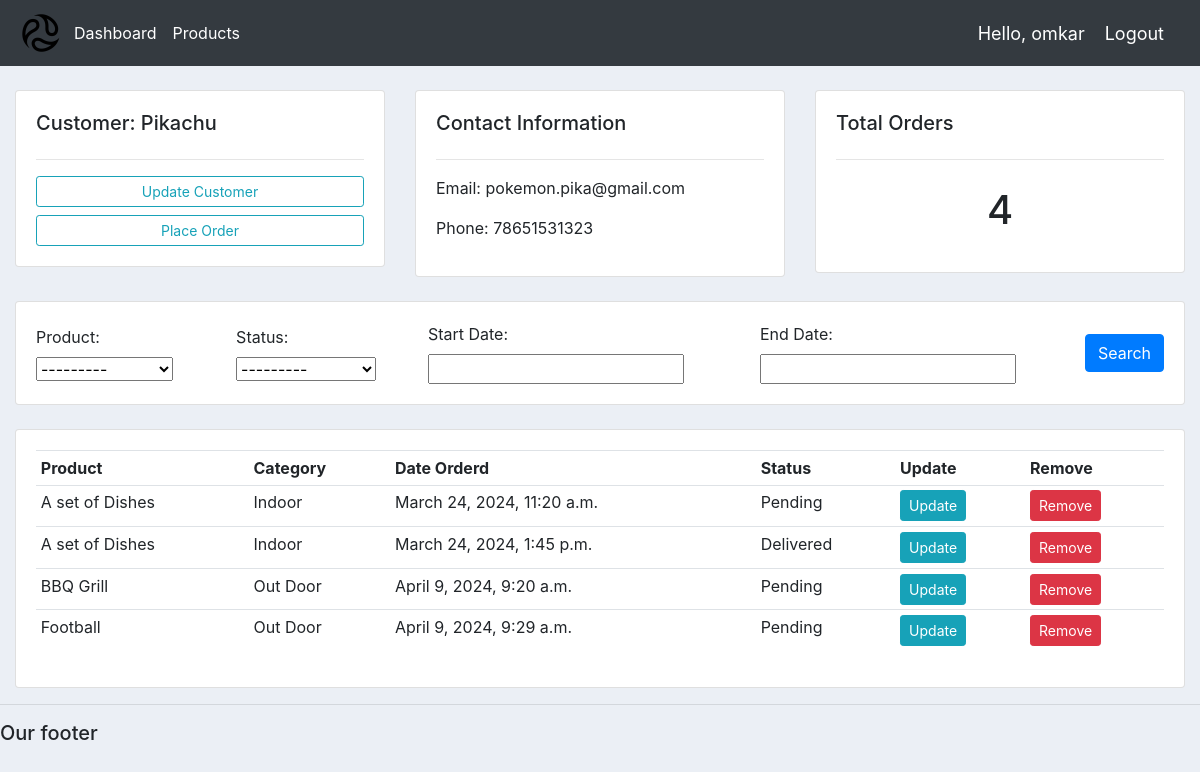
The app's page /customer/1/ (signed in) with its own data.
### accounts/models.py (models this page shows, shortened)
class Customer(models.Model):
	user=models.OneToOneField(User,null=True,blank=True,on_delete=models.CASCADE)
	name = models.CharField(max_length=200, null=True)
	phone = models.CharField(max_length=200, null=True)
	email = models.CharField(max_length=200, null=True)
	profile_pic = models.ImageField(default="default_pfp.png", null=True, blank=True)
	date_created = models.DateTimeField(auto_now_add=True, null=True)

class Order(models.Model):
	STATUS = (
			('Pending', 'Pending'),
			('Out for delivery', 'Out for delivery'),
			('Delivered', 'Delivered'),
			)
	customer=models.ForeignKey(Customer,null=True,on_delete=models.CASCADE)
	product=models.ForeignKey(Product,null=True,on_delete=models.SET_NULL)
	status = models.CharField(max_length=200, null=True, choices=STATUS)
	date_created = models.DateTimeField(auto_now_add=True, null=True)

class Product(models.Model):
	CATEGORY = (
			('Indoor', 'Indoor'),
			('Out Door', 'Out Door'),
			)
	name = models.CharField(max_length=200, null=True)
	price=models.FloatField(null=True)
	category=models.CharField(max_length=200, null=True,choices=CATEGORY)
	description=models.CharField(max_length=2000, null=True,blank=True)
	date_created = models.DateTimeField(auto_now_add=True, null=True)
	tag=models.ManyToManyField(Tag,blank=True)
	def __str__(self):
	    return self.name

### accounts/decoraters.py (the view)
        def wrapper(request,*args,**kwargs):
                group = None
                if request.user.groups.exists():
                    group = request.user.groups.all()[0].name
                if group in allowed_roles:
                    return view_func(request, *args, **kwargs)
                else:
                    return HttpResponse('You are not authorized to view this page')

### accounts/decoraters.py (called while the page is built)
def allowed_user(allowed_roles=[]):
    def decorater(view_func):
        def wrapper(request,*args,**kwargs):
                group = None
                if request.user.groups.exists():
                    group = request.user.groups.all()[0].name
                if group in allowed_roles:
                    return view_func(request, *args, **kwargs)
                else:
                    return HttpResponse('You are not authorized to view this page')
        return wrapper
    return decorater

### accounts/views.py (called while the page is built)
@login_required(login_url='login')
@allowed_user(['admin'])
def customer(request,key):
    customer=Customer.objects.get(id=key)
    order=customer.order_set.all()
    order_cnt=order.count()
    myFilter=OrderFilter(request.GET, queryset=order)
    order=myFilter.qs
    context={'customer':customer,'Orders':order,'order_cnt':order_cnt, 'myFilter':myFilter}
    return render(request,'accounts/customer.html',context)

### accounts/templates/accounts/customer.html
{%extends 'accounts/main.html'    %}
{% block content %}
<br>
<div class="row">
	<div class="col-md">
		<div class="card card-body">
			<h5>Customer: {{customer.name}}</h5>
			<hr>
			<a class="btn btn-outline-info  btn-sm btn-block" href="{%url 'update_customer' customer.id %}">Update Customer</a>
			<a class="btn btn-outline-info btn-sm btn-block" href="{%url 'create_order' customer.id %}">Place Order</a>
		</div>
	</div>
	<div class="col-md">
		<div class="card card-body">
			<h5>Contact Information</h5>
			<hr>
			<p>Email: {{customer.email}}</p>
			<p>Phone: {{customer.phone}} </p>
		</div>
	</div>
	<div class="col-md">
		<div class="card card-body">
			<h5>Total Orders</h5>
			<hr>
			<h1 style="text-align: center;padding: 10px">{{order_cnt}}</h1>
		</div>
	</div>
</div>
<br>
<div class="row">
	<div class="col">
		<div class="card card-body" style="display: flex; align-items: left;">
            <form method="get" style="display: flex; align-items: center;">
                {{ myFilter.form }}
		    <button class="btn btn-primary" type="submit">Search</button>
		  </form>
		</div>
	</div>
</div>
<br>
<div class="row">
	<div class="col-md">
		<div class="card card-body">
			<table class="table table-sm">
				<tr>
					<th>Product</th>
					<th>Category</th>
					<th>Date Orderd</th>
					<th>Status</th>
					<th>Update</th>
					<th>Remove</th>
				</tr>
				{% for i in Orders %}
				<tr>
					<td>{{i.product.name}}</td>
					<td>{{i.product.category}}</td>
					<td>{{i.date_created}}</td>
					<td>{{i.status}}</td>
					<td><a class="btn btn-sm btn-info" href="{% url 'update_order' i.id %}">Update</a></td>
					<td><a class="btn btn-sm btn-danger" href="{% url 'delete_order' i.id %}">Remove</a></td>
				</tr>
                {% endfor %}
			</table>
		</div>
	</div>
</div>
    {% endblock %}

### accounts/templates/accounts/Navbar.html (shortened to what this page needs)
{% load static %}
<nav class="navbar navbar-expand-lg navbar-dark bg-dark">
    <img src="{% static '/images/logo.png' %}" alt="logo"  style="max-width: 100%; height: 50px;;">
    <div class="collapse navbar-collapse" id="navbarNav">
      <ul class="navbar-nav">
        <li class="nav-item active">
          <a class="nav-link" href="{% url 'home'%}">Dashboard</a>
        </li>
        <li class="nav-item active">
          <a class="nav-link" href="{% url 'product'%}">Products</a>
        </li>
      </ul>
      </div>
      <span class="hello-msg">Hello, {{request.user}}</span>
      <span ><a  class="hello-msg" href="{% url 'logout' %}">Logout</a></span>
  </nav>

### static/css/main.css (style rules this page uses)
body { background-color: #ebeff5; }

### accounts/templates/accounts/Navbar.html (style rules this page uses)
.hello-msg { font-size: 18px; color: #fff; margin-right: 20px; }

### records on screen
Customer: name "Pikachu", email "pokemon.pika@gmail.com", phone "78651531323"
Order: product.name "A set of Dishes", product.category "Indoor", date_created "March 24, 2024, 11:20 a.m.", status "Pending"
Order: product.name "A set of Dishes", product.category "Indoor", date_created "March 24, 2024, 1:45 p.m.", status "Delivered"
Order: product.name "BBQ Grill", product.category "Out Door", date_created "April 9, 2024, 9:20 a.m.", status "Pending"
Order: product.name "Football", product.category "Out Door", date_created "April 9, 2024, 9:29 a.m.", status "Pending"

### other values on screen
{{ request.user }} "omkar"
{{ order_cnt }} "4"
